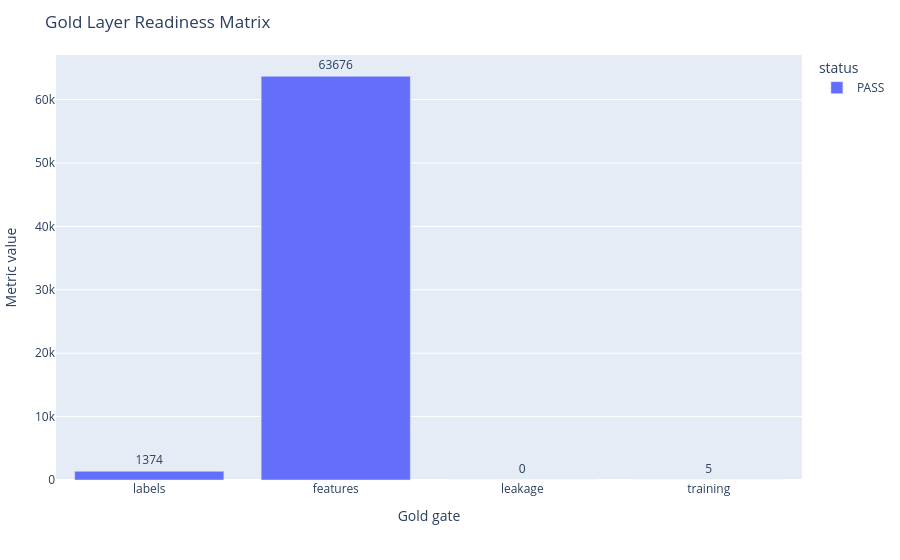

Notebook source saved alongside this figure:
### Markdown cell above
## Gold Readiness Matrix

The Gold layer is ready for model training only when labels, feature coverage,
leakage, and horizon datasets all pass their minimum gates.

### Code cell
label_contract = read_json(METADATA / "label_contract.json")
feature_contract = read_json(METADATA / "feature_contract.json")
leakage = read_json(METADATA / "leakage_report.json")
training_contract = read_json(METADATA / "training_dataset_contract.json")

readiness = pd.DataFrame([
    {"gate": "labels", "metric": "label rows", "value": int(label_contract["rows"]), "status": "PASS" if label_contract["rows"] > 0 else "FAIL"},
    {"gate": "features", "metric": "master feature rows", "value": int(feature_contract["rows"]), "status": "PASS" if feature_contract["rows"] > 0 else "FAIL"},
    {"gate": "leakage", "metric": "blocker count", "value": len(leakage.get("blockers", [])), "status": leakage.get("status", "FAIL")},
    {"gate": "training", "metric": "training datasets", "value": len(training_contract.get("datasets", {})), "status": "PASS" if len(training_contract.get("datasets", {})) == 5 else "FAIL"},
])
readiness.to_csv(OUTPUT_TABLES / "gold_readiness_matrix.csv", index=False)

fig = px.bar(
    readiness,
    x="gate",
    y="value",
    color="status",
    text="value",
    title="Gold Layer Readiness Matrix",
    labels={"gate": "Gold gate", "value": "Metric value"},
)
fig.update_layout(margin=dict(l=10, r=10, t=55, b=80))
fig.update_traces(textposition="outside", cliponaxis=False)
save_chart(fig, "gold_readiness_matrix")
fig.show()

display(readiness)

### Figure 1 — Plotly figure (JSON) as saved in the notebook; plotly's stock layout.template omitted (floating-point values rounded to 4 significant figures)
{"data": [{"cliponaxis": false, "hovertemplate": "status=PASS<br>Gold gate=%{x}<br>Metric value=%{text}<extra></extra>", "legendgroup": "PASS", "marker": {"color": "#636efa", "pattern": {"shape": ""}}, "name": "PASS", "orientation": "v", "showlegend": true, "text": [1374.0, 63680.0, 0.0, 5.0], "textposition": "outside", "type": "bar", "x": ["labels", "features", "leakage", "training"], "xaxis": "x", "y": [1374, 63676, 0, 5], "yaxis": "y"}], "layout": {"barmode": "relative", "legend": {"title": {"text": "status"}, "tracegroupgap": 0}, "margin": {"b": 80, "l": 10, "r": 10, "t": 55}, "title": {"text": "Gold Layer Readiness Matrix"}, "xaxis": {"anchor": "y", "domain": [0.0, 1.0], "title": {"text": "Gold gate"}}, "yaxis": {"anchor": "x", "domain": [0.0, 1.0], "title": {"text": "Metric value"}}}}
